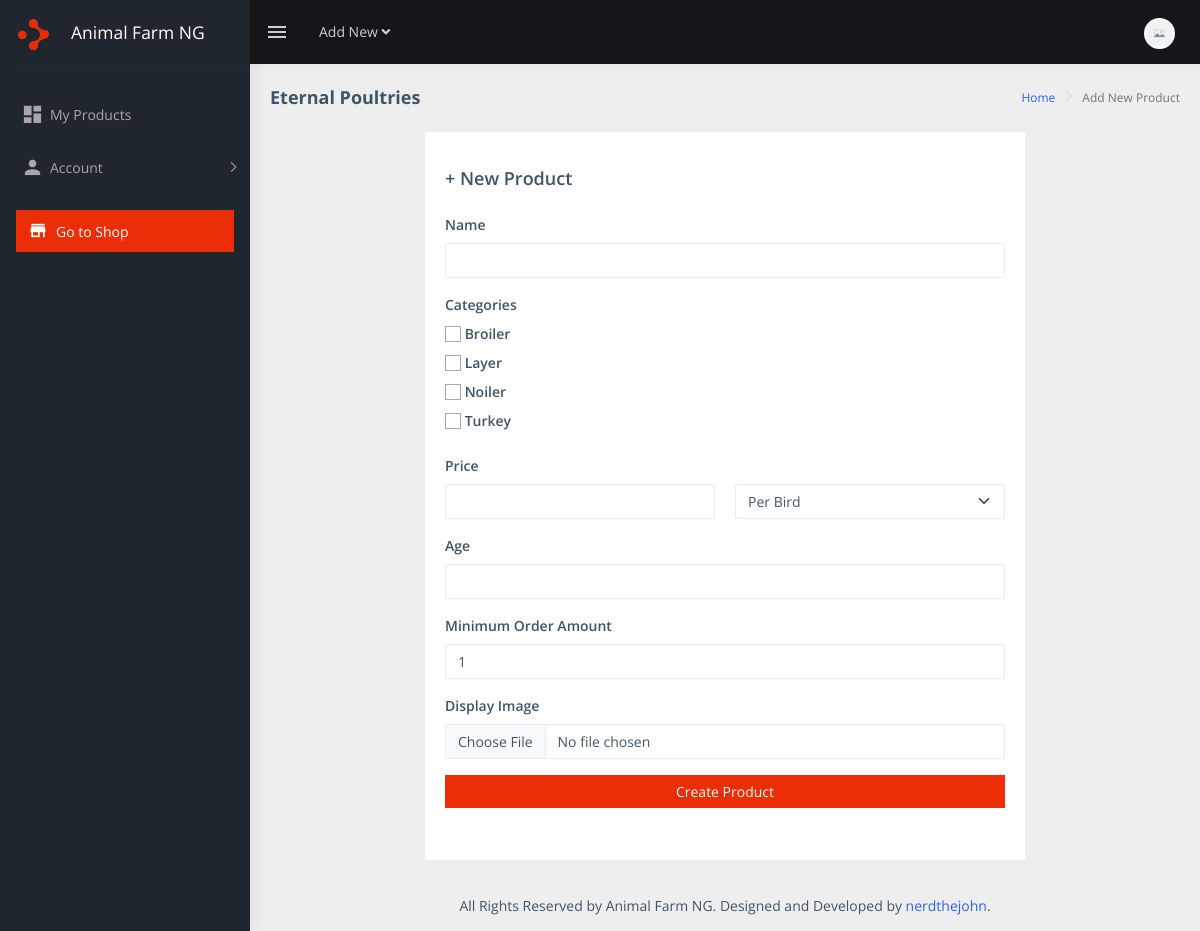
Screenshot of /dashboard/add_product/ (signed in) with the database file from the repository.
### accounts/models.py (models this page shows, shortened)
class CustomUser(AbstractUser):
    username = None
    uid = models.UUIDField(primary_key=True, default=uuid.uuid4, editable=False)
    email = models.EmailField(_("email address"), blank=False, unique=True)
    verified = models.BooleanField(default=False)
    verification_code = models.CharField(_("verification code"), max_length=6, default=generate_code)
    USERNAME_FIELD = "email"
    REQUIRED_FIELDS = []
    objects = CustomUserManager()

class Vendor(models.Model):
    user = models.OneToOneField(CustomUser, on_delete=models.CASCADE)
    business_name = models.CharField(_("business name"), max_length=250, blank=False, null=False)
    phone_number = models.CharField(_("phone number"), max_length=15)
    logo = models.ImageField(blank=True, null=True)
    street = models.CharField(_("street"), max_length=250, null=True)
    city = models.CharField(_("city"), max_length=250, null=True)
    state = models.CharField(_("state"), max_length=250, null=True)

### shop/models.py (models this page shows, shortened)
class Category(models.Model):
    name = models.CharField(max_length=100)
    slug = models.CharField(max_length=250)
    class Meta:
        verbose_name_plural = "categories"

### dashboard/views.py (the view, shortened to what this page needs)
# urls.py: path('add_product/', views.add_product, name="add_product"),
@login_required
@is_vendor
def add_product(request):
    form = ProductForm(request.POST or None, request.FILES or None)
    all_categories = Category.objects.all()
    context = {"form": form, "all_categories": all_categories}
    return render(request, "dashboard/add_product.html", context)

### shop/forms.py (shortened to what this page needs)
class ProductForm(forms.ModelForm):
    class Meta:
        model = Product
        fields = ('name','display_image', 'price', 'quantity','age','minimum_order_amount')
        widgets = {
        'name':TextInput(attrs={'class':'form-control', 'required':'required'}),
        'age' : TextInput(attrs={'class':'form-control', 'required':'required'}),
        'price' : NumberInput(attrs={'class':'form-control', 'required':'required'}),
        'quantity': Select(attrs={'class':"form-control form-select", 'required':'required'}),
        'minimum_order_amount' : NumberInput(attrs={'class':'form-control', 'required':'required'}),
        'display_image' : FileInput(attrs={'class':'form-control', 'required':'required'})
    }

### templates/dashboard/add_product.html (shortened to what this page needs)
{% extends "dashboard_base.html" %}
{% block page_name %}
Add New Product
{% endblock %}
{% block body %}
<div class="card mx-auto py-3">
    <div class="card-body">
    <h4 class="card-title mb-4">+ New Product</h4>
    <form action="" method="post" enctype="multipart/form-data">
        <div class="form-group mb-3">
            <label>Name</label>
            {{form.name}}
            </div>
        <div class="form-group my-3">
            <label>Categories</label>
            {% for category in all_categories%}
                <div class="form-check-group">
                    <input  class="form-check-input" type="checkbox" name="categories" value="{{category.slug}}">
                    <label class="form-check-label" for="flexCheckDefault">
                        {{category.name}}
                    </label>
                </div>
            {% endfor %}
        </div>
        <div class="form-group mb-3">
            <label>Price</label>
            <div class="row">
                <div class="col-6">{{form.price}}</div>
                <div class="col-6">{{form.quantity}}</div>
            </div>
        </div>
        <div class="form-group mb-3">
            <label>Age</label>
            {{form.age}}
        </div>
        <div class="form-group mb-3">
            <label>Minimum Order Amount</label>
            {{form.minimum_order_amount}}
        </div>
        <div class="form-group mb-3">
            <label>Display Image</label>
            {{form.display_image}}
        </div>
        <div class="form-group mt-2">
            <button type="submit" class="btn btn-orange text-light btn-block"> Create Product</button>
        </div>
    </form>
    </div>
</div>
{% endblock %}

### templates/dashboard_base.html (shortened to what this page needs)
<!DOCTYPE html>
<html lang="en">
<head>
    {% load static %}
    <link href="https://cdn.jsdelivr.net/npm/bootstrap@5.1.3/dist/css/bootstrap.min.css" rel="stylesheet">
    <link rel="stylesheet" href="https://cdnjs.cloudflare.com/ajax/libs/animate.css/3.7.2/animate.min.css">
    <link rel="stylesheet" href="https://pro.fontawesome.com/releases/v5.10.0/css/all.css"/>
    <link href="https://bootstrap-ecommerce.com/bootstrap-ecommerce-html/css/ui.css" rel="stylesheet" type="text/css"/>
    <link href="https://bootstrap-ecommerce.com/bootstrap-ecommerce-html/css/responsive.css" rel="stylesheet" media="only screen and (max-width: 1200px)" />
    <link href="{% static 'assets/libs/flot/css/float-chart.css' %}" rel="stylesheet" />
    <link href="{% static 'css/style.min.css' %}" rel="stylesheet" />
    <link rel="stylesheet" href="{% static 'css/style.css' %}">
</head>
<body>
    <div
      id="main-wrapper"
      data-layout="vertical"
      data-navbarbg="skin5"
      data-sidebartype="full"
      data-sidebar-position="absolute"
      data-header-position="absolute"
      data-boxed-layout="full"
    >
      <header class="topbar"  data-navbarbg="skin5">
        <nav class="navbar top-navbar navbar-expand-md navbar-dark">
          <div class="navbar-header" data-logobg="skin5">
            <a class="navbar-brand" href="index.html">
              <b class="logo-icon ps-2">
                <img
                  src="{% static 'img/favicon.png' %}"
                  alt="homepage"
                  class="light-logo"
                  width="40"
                />
              </b>
              <span class="logo-text ms-2">
                Animal Farm NG
              </span>
            </a>
          </div>
          <div
            class="navbar-collapse collapse"
            id="navbarSupportedContent"
            data-navbarbg="skin5"
          >
            <ul class="navbar-nav float-start me-auto">
              <li class="nav-item d-none d-lg-block">
                <a
                  class="nav-link sidebartoggler waves-effect waves-light"
                  href="javascript:void(0)"
                  data-sidebartype="mini-sidebar"
                  ><i class="mdi mdi-menu font-24"></i
                ></a>
              </li>
              <li class="nav-item dropdown">
                <a
                  class="nav-link dropdown-toggle"
                  href="#"
                  id="navbarDropdown"
                  role="button"
                  data-bs-toggle="dropdown"
                  aria-expanded="false"
                >
                  <span class="d-none d-md-block"
                    >Add New <i class="fa fa-angle-down"></i
                  ></span>
                </a>
              </li>
            </ul>
            <ul class="navbar-nav float-end">
              <li class="nav-item dropdown">
                <a
                  class="
                    nav-link
                    dropdown-toggle
                    text-muted
                    waves-effect waves-dark
                    pro-pic
                  "
                  href="#"
                  id="navbarDropdown"
                  role="button"
                  data-bs-toggle="dropdown"
                  aria-expanded="false"
                >
                {% if request.user.vendor.logo %}
                  <img
                    src="{{request.user.vendor.logo.url}}"
                    alt="user"
                    class="rounded-circle"
                    width="31"
                  />
                  {% else %}
                  <img
                    src="{% static 'img/default.jpg' %}"
                    alt="user"
                    class="rounded-circle"
                    width="31"
                  />
                  {% endif %}
                </a>
              </li>
            </ul>
          </div>
        </nav>
      </header>
      <aside class="left-sidebar" data-sidebarbg="skin5">
        <div class="scroll-sidebar">
          <nav class="sidebar-nav">
            <ul id="sidebarnav" class="pt-4">
              <li class="sidebar-item">
                <a
                  class="sidebar-link waves-effect waves-dark sidebar-link"
                  href="{% url 'dashboard:home' %}"
                  aria-expanded="false"
                  ><i class="mdi mdi-view-dashboard"></i
                  ><span class="hide-menu">My Products</span></a
                >
              </li>
              <li class="sidebar-item">
                <a
                  class="sidebar-link has-arrow waves-effect waves-dark"
                  href="javascript:void(0)"
                  aria-expanded="false"
                  ><i class="mdi mdi-account"></i
                  ><span class="hide-menu">Account </span></a
                >
              </li>
              <li class="sidebar-item p-3">
                <a
                  href="{% url 'shop:shop' %}"
                  target="_blank"
                  class="
                    w-100
                    btn btn-orange
                    d-flex
                    align-items-center
                    text-white
                  "
                  ><i class="mdi mdi-store font-20 me-2"></i><span class="hide-menu">Go to Shop</span></a
                >
              </li>
            </ul>
          </nav>
        </div>
      </aside>
      <div class="page-wrapper">
        <div class="page-breadcrumb">
          <div class="row">
            <div class="col-12 d-flex no-block align-items-center">
              <h4 class="page-title">{{request.user.vendor.business_name}}</h4>
              <div class="ms-auto text-end">
                <nav aria-label="breadcrumb">
                  <ol class="breadcrumb">
                    <li class="breadcrumb-item"><a href="">Home</a></li>
                    <li class="breadcrumb-item active" aria-current="page">
                      {% block page_name %}
                      {% endblock %}
                    </li>
                  </ol>
                </nav>
              </div>
            </div>
          </div>
        </div>
        <div class="container-fluid">
          {% block body %}
          {% endblock %}
        </div>
        <footer class="footer text-center">
          All Rights Reserved by Animal Farm NG. Designed and Developed by
          <a href="https://github.com/johnkayode/">nerdthejohn</a>.
        </footer>
      </div>
    </div>
</body>
</html>

### static/css/style.css (style rules this page uses)
body { font-family: "Open Sans"; overflow-x: hidden !important; }
a { text-decoration: none !important; }
.btn-orange { background-color: #eb2e08; border-radius: 0; border: none; }
.btn-block { margin: auto; width: 100%; }

### templates/dashboard/add_product.html (style rules this page uses)
.card { margin: auto; max-width: 600px; }

### rows the page displays
CustomUser: user.vendor.business_name "Eternal Poultries"
Category: name "Broiler"
Category: name "Layer"
Category: name "Noiler"
Category: name "Turkey"
